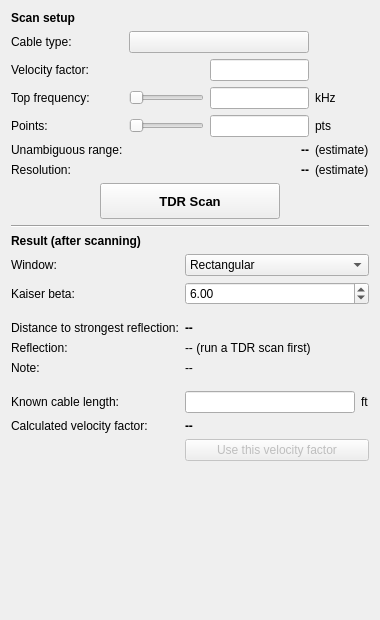
<?xml version="1.0" encoding="UTF-8"?>
<ui version="4.0">
 <class>TdrScanPanel</class>
 <widget class="QWidget" name="TdrScanPanel">
  <property name="geometry">
   <rect>
    <x>0</x>
    <y>0</y>
    <width>380</width>
    <height>620</height>
   </rect>
  </property>
  <property name="windowTitle">
   <string>TDR Scan</string>
  </property>
  <layout class="QVBoxLayout" name="verticalLayout">
   <property name="sizeConstraint">
    <enum>QLayout::SetMinimumSize</enum>
   </property>
   <item>
    <widget class="QLabel" name="scanSetupHeading">
     <property name="font">
      <font>
       <bold>true</bold>
      </font>
     </property>
     <property name="text">
      <string>Scan setup</string>
     </property>
    </widget>
   </item>
   <item>
     <layout class="QGridLayout" name="scanSetupGridLayout">
      <item row="0" column="0">
       <widget class="QLabel" name="cableTypeNameLabel">
        <property name="text">
         <string>Cable type:</string>
        </property>
       </widget>
      </item>
      <item row="0" column="1" colspan="2">
       <widget class="QPushButton" name="cableTypeButton"/>
      </item>
      <item row="1" column="0">
       <widget class="QLabel" name="velocityFactorNameLabel">
        <property name="text">
         <string>Velocity factor:</string>
        </property>
       </widget>
      </item>
      <item row="1" column="2">
       <widget class="QLineEdit" name="velocityFactorEdit">
        <property name="minimumWidth">
         <number>70</number>
        </property>
        <property name="maximumWidth">
         <number>70</number>
        </property>
        <property name="alignment">
         <set>Qt::AlignRight|Qt::AlignVCenter</set>
        </property>
        <property name="toolTip">
         <string>0.01 - 1.0. Seeded from Settings &gt; Cable's current velocity factor -- applies to this scan (see the scan button's tooltip), never written back to Settings &gt; Cable itself unless you click "Use this velocity factor" below.</string>
        </property>
       </widget>
      </item>
      <item row="2" column="0">
       <widget class="QLabel" name="topFreqNameLabel">
        <property name="text">
         <string>Top frequency:</string>
        </property>
       </widget>
      </item>
      <item row="2" column="1">
       <widget class="NoScrollSlider" name="topFreqSlider">
        <property name="orientation">
         <enum>Qt::Horizontal</enum>
        </property>
       </widget>
      </item>
      <item row="2" column="2">
       <widget class="QLineEdit" name="topFreqEdit">
        <property name="minimumWidth">
         <number>70</number>
        </property>
        <property name="maximumWidth">
         <number>70</number>
        </property>
        <property name="alignment">
         <set>Qt::AlignRight|Qt::AlignVCenter</set>
        </property>
       </widget>
      </item>
      <item row="2" column="3">
       <widget class="QLabel" name="topFreqUnitLabel">
        <property name="text">
         <string notr="true">kHz</string>
        </property>
       </widget>
      </item>
      <item row="3" column="0">
       <widget class="QLabel" name="pointsNameLabel">
        <property name="text">
         <string>Points:</string>
        </property>
       </widget>
      </item>
      <item row="3" column="1">
       <widget class="NoScrollSlider" name="dotsSlider">
        <property name="orientation">
         <enum>Qt::Horizontal</enum>
        </property>
       </widget>
      </item>
      <item row="3" column="2">
       <widget class="QLineEdit" name="dotsEdit">
        <property name="minimumWidth">
         <number>70</number>
        </property>
        <property name="maximumWidth">
         <number>70</number>
        </property>
        <property name="alignment">
         <set>Qt::AlignRight|Qt::AlignVCenter</set>
        </property>
       </widget>
      </item>
      <item row="3" column="3">
       <widget class="QLabel" name="pointsUnitLabel">
        <property name="text">
         <string notr="true">pts</string>
        </property>
       </widget>
      </item>
      <item row="4" column="0">
       <widget class="QLabel" name="unambiguousRangeNameLabel">
        <property name="text">
         <string>Unambiguous range:</string>
        </property>
       </widget>
      </item>
      <item row="4" column="2">
       <widget class="QLabel" name="unambiguousRangeLabel">
        <property name="alignment">
         <set>Qt::AlignRight|Qt::AlignVCenter</set>
        </property>
        <property name="font">
         <font>
          <bold>true</bold>
         </font>
        </property>
        <property name="text">
         <string notr="true">--</string>
        </property>
       </widget>
      </item>
      <item row="4" column="3">
       <widget class="QLabel" name="unambiguousRangeSuffixLabel">
        <property name="text">
         <string notr="true">(estimate)</string>
        </property>
       </widget>
      </item>
      <item row="5" column="0">
       <widget class="QLabel" name="resolutionNameLabel">
        <property name="text">
         <string>Resolution:</string>
        </property>
       </widget>
      </item>
      <item row="5" column="2">
       <widget class="QLabel" name="resolutionLabel">
        <property name="alignment">
         <set>Qt::AlignRight|Qt::AlignVCenter</set>
        </property>
        <property name="font">
         <font>
          <bold>true</bold>
         </font>
        </property>
        <property name="text">
         <string notr="true">--</string>
        </property>
       </widget>
      </item>
      <item row="5" column="3">
       <widget class="QLabel" name="resolutionSuffixLabel">
        <property name="text">
         <string notr="true">(estimate)</string>
        </property>
       </widget>
      </item>
     </layout>
   </item>
   <item>
    <layout class="QHBoxLayout" name="scanButtonsLayout">
     <item>
      <spacer name="scanButtonsSpacer">
       <property name="orientation">
        <enum>Qt::Horizontal</enum>
       </property>
       <property name="sizeHint" stdset="0">
        <size>
         <width>40</width>
         <height>20</height>
        </size>
       </property>
      </spacer>
     </item>
     <item>
      <widget class="QPushButton" name="tdrSingleButton">
       <property name="minimumSize">
        <size>
         <width>180</width>
         <height>36</height>
        </size>
       </property>
       <property name="maximumSize">
        <size>
         <width>16777215</width>
         <height>36</height>
        </size>
       </property>
       <property name="font">
        <font>
         <pointsize>10</pointsize>
         <bold>true</bold>
        </font>
       </property>
       <property name="toolTip">
        <string>Uses the velocity factor above for this scan's own distance calculation (temporarily -- doesn't disturb Settings &gt; Cable's own value used elsewhere).</string>
       </property>
       <property name="text">
        <string>TDR Scan</string>
       </property>
      </widget>
     </item>
     <item>
      <spacer name="scanButtonsSpacerRight">
       <property name="orientation">
        <enum>Qt::Horizontal</enum>
       </property>
       <property name="sizeHint" stdset="0">
        <size>
         <width>40</width>
         <height>20</height>
        </size>
       </property>
      </spacer>
     </item>
    </layout>
   </item>
   <item>
    <widget class="Line" name="resultHeadingLine">
     <property name="orientation">
      <enum>Qt::Horizontal</enum>
     </property>
    </widget>
   </item>
   <item>
    <widget class="QLabel" name="resultHeading">
     <property name="font">
      <font>
       <bold>true</bold>
      </font>
     </property>
     <property name="text">
      <string>Result (after scanning)</string>
     </property>
    </widget>
   </item>
   <item>
     <layout class="QFormLayout" name="resultFormLayout">
      <item row="0" column="0">
       <widget class="QLabel" name="windowNameLabel">
        <property name="text">
         <string>Window:</string>
        </property>
       </widget>
      </item>
      <item row="0" column="1">
       <widget class="NoScrollComboBox" name="windowCombo">
        <item>
         <property name="text">
          <string>Rectangular</string>
         </property>
        </item>
        <item>
         <property name="text">
          <string>Hamming</string>
         </property>
        </item>
        <item>
         <property name="text">
          <string>Hann</string>
         </property>
        </item>
        <item>
         <property name="text">
          <string>Blackman</string>
         </property>
        </item>
        <item>
         <property name="text">
          <string>Kaiser</string>
         </property>
        </item>
       </widget>
      </item>
      <item row="1" column="0">
       <widget class="QLabel" name="kaiserBetaNameLabel">
        <property name="text">
         <string>Kaiser beta:</string>
        </property>
       </widget>
      </item>
      <item row="1" column="1">
       <widget class="NoScrollDoubleSpinBox" name="kaiserBetaSpin">
        <property name="minimum">
         <double>0.000000000000000</double>
        </property>
        <property name="maximum">
         <double>20.000000000000000</double>
        </property>
        <property name="value">
         <double>6.000000000000000</double>
        </property>
       </widget>
      </item>
      <item row="2" column="0" colspan="2">
       <spacer name="resultGap1">
        <property name="orientation">
         <enum>Qt::Vertical</enum>
        </property>
        <property name="sizeType">
         <enum>QSizePolicy::Fixed</enum>
        </property>
        <property name="sizeHint" stdset="0">
         <size>
          <width>0</width>
          <height>4</height>
         </size>
        </property>
       </spacer>
      </item>
      <item row="3" column="0">
       <widget class="QLabel" name="cableLengthNameLabel">
        <property name="text">
         <string>Distance to strongest reflection:</string>
        </property>
       </widget>
      </item>
      <item row="3" column="1">
       <widget class="QLabel" name="cableLengthLabel">
        <property name="font">
         <font>
          <bold>true</bold>
         </font>
        </property>
        <property name="text">
         <string notr="true">--</string>
        </property>
       </widget>
      </item>
      <item row="4" column="0">
       <widget class="QLabel" name="reflectionNameLabel">
        <property name="text">
         <string>Reflection:</string>
        </property>
       </widget>
      </item>
      <item row="4" column="1">
       <widget class="QLabel" name="reflectionLabel">
        <property name="text">
         <string notr="true">-- (run a TDR scan first)</string>
        </property>
       </widget>
      </item>
      <item row="5" column="0">
       <widget class="QLabel" name="rangeNoteNameLabel">
        <property name="alignment">
         <set>Qt::AlignLeading|Qt::AlignLeft|Qt::AlignTop</set>
        </property>
        <property name="text">
         <string>Note:</string>
        </property>
       </widget>
      </item>
      <item row="5" column="1">
       <widget class="QLabel" name="rangeNoteLabel">
        <property name="wordWrap">
         <bool>true</bool>
        </property>
        <property name="text">
         <string notr="true">--</string>
        </property>
       </widget>
      </item>
      <item row="6" column="0" colspan="2">
       <spacer name="resultGap2">
        <property name="orientation">
         <enum>Qt::Vertical</enum>
        </property>
        <property name="sizeType">
         <enum>QSizePolicy::Fixed</enum>
        </property>
        <property name="sizeHint" stdset="0">
         <size>
          <width>0</width>
          <height>4</height>
         </size>
        </property>
       </spacer>
      </item>
      <item row="7" column="0">
       <widget class="QLabel" name="knownLengthNameLabel">
        <property name="text">
         <string>Known cable length:</string>
        </property>
       </widget>
      </item>
      <item row="7" column="1">
       <layout class="QHBoxLayout" name="knownLengthLayout">
        <item>
         <widget class="QLineEdit" name="knownLengthEdit"/>
        </item>
        <item>
         <widget class="QLabel" name="knownLengthUnitLabel">
          <property name="text">
           <string notr="true">ft</string>
          </property>
         </widget>
        </item>
       </layout>
      </item>
      <item row="8" column="0">
       <widget class="QLabel" name="calculatedVfNameLabel">
        <property name="text">
         <string>Calculated velocity factor:</string>
        </property>
       </widget>
      </item>
      <item row="8" column="1">
       <widget class="QLabel" name="calculatedVfLabel">
        <property name="font">
         <font>
          <bold>true</bold>
         </font>
        </property>
        <property name="text">
         <string notr="true">--</string>
        </property>
       </widget>
      </item>
      <item row="9" column="1">
       <widget class="QPushButton" name="applyVfButton">
        <property name="enabled">
         <bool>false</bool>
        </property>
        <property name="toolTip">
         <string>Copies this value up into the Velocity factor field above, and sets Settings &gt; Cable to Custom with it too (resetting R0 to 50 Ohm and loss to none -- TDR only solves for velocity factor, so the rest is genuinely unknown here) -- affects any active Subtract/Add cable compensation elsewhere, not just this dialog.</string>
        </property>
        <property name="text">
         <string>Use this velocity factor</string>
        </property>
       </widget>
      </item>
     </layout>
   </item>
   <item>
    <spacer name="verticalSpacer">
     <property name="orientation">
      <enum>Qt::Vertical</enum>
     </property>
     <property name="sizeHint" stdset="0">
      <size>
       <width>20</width>
       <height>40</height>
      </size>
     </property>
    </spacer>
   </item>
  </layout>
 </widget>
 <customwidgets>
  <customwidget>
   <class>NoScrollComboBox</class>
   <extends>QComboBox</extends>
   <header location="global">noscrollwidgets.h</header>
  </customwidget>
  <customwidget>
   <class>NoScrollSlider</class>
   <extends>QSlider</extends>
   <header location="global">noscrollwidgets.h</header>
  </customwidget>
  <customwidget>
   <class>NoScrollDoubleSpinBox</class>
   <extends>QDoubleSpinBox</extends>
   <header location="global">noscrollwidgets.h</header>
  </customwidget>
 </customwidgets>
 <resources/>
 <connections/>
</ui>
